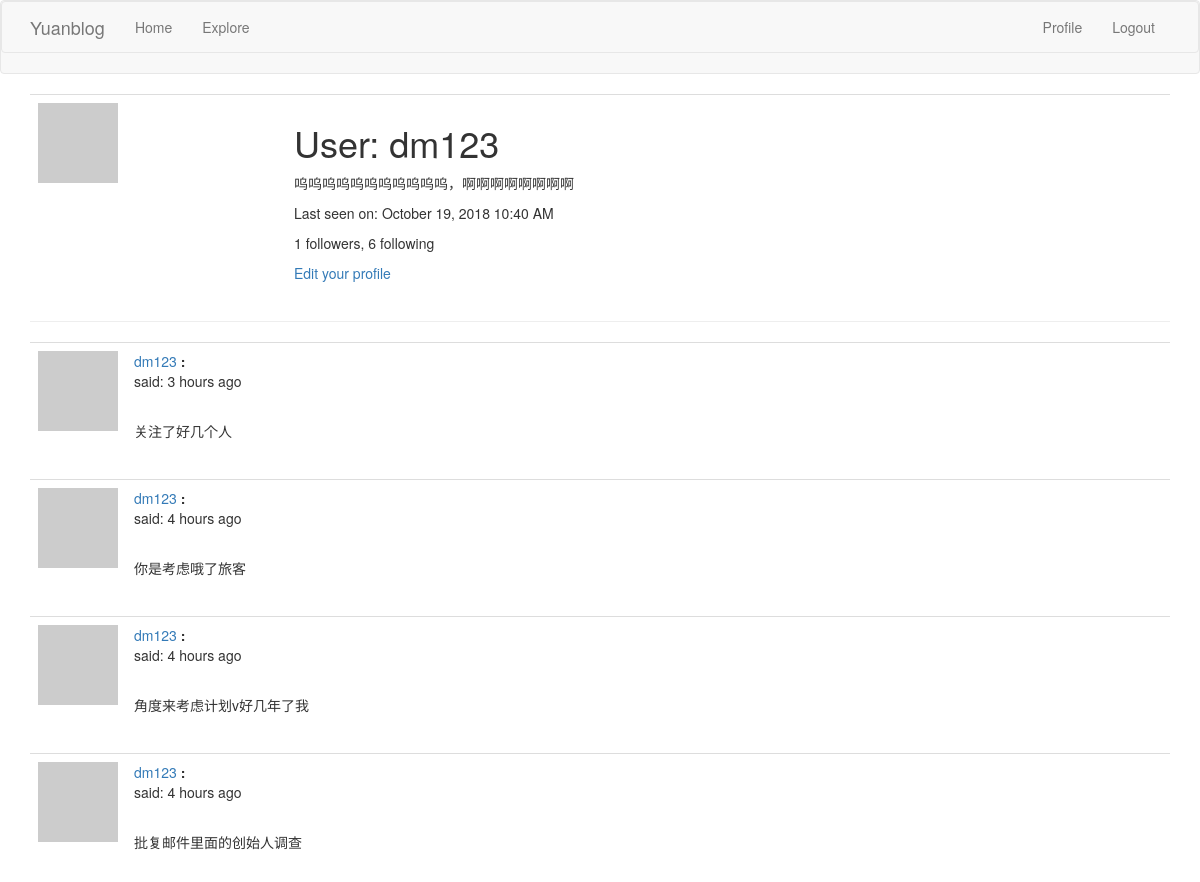
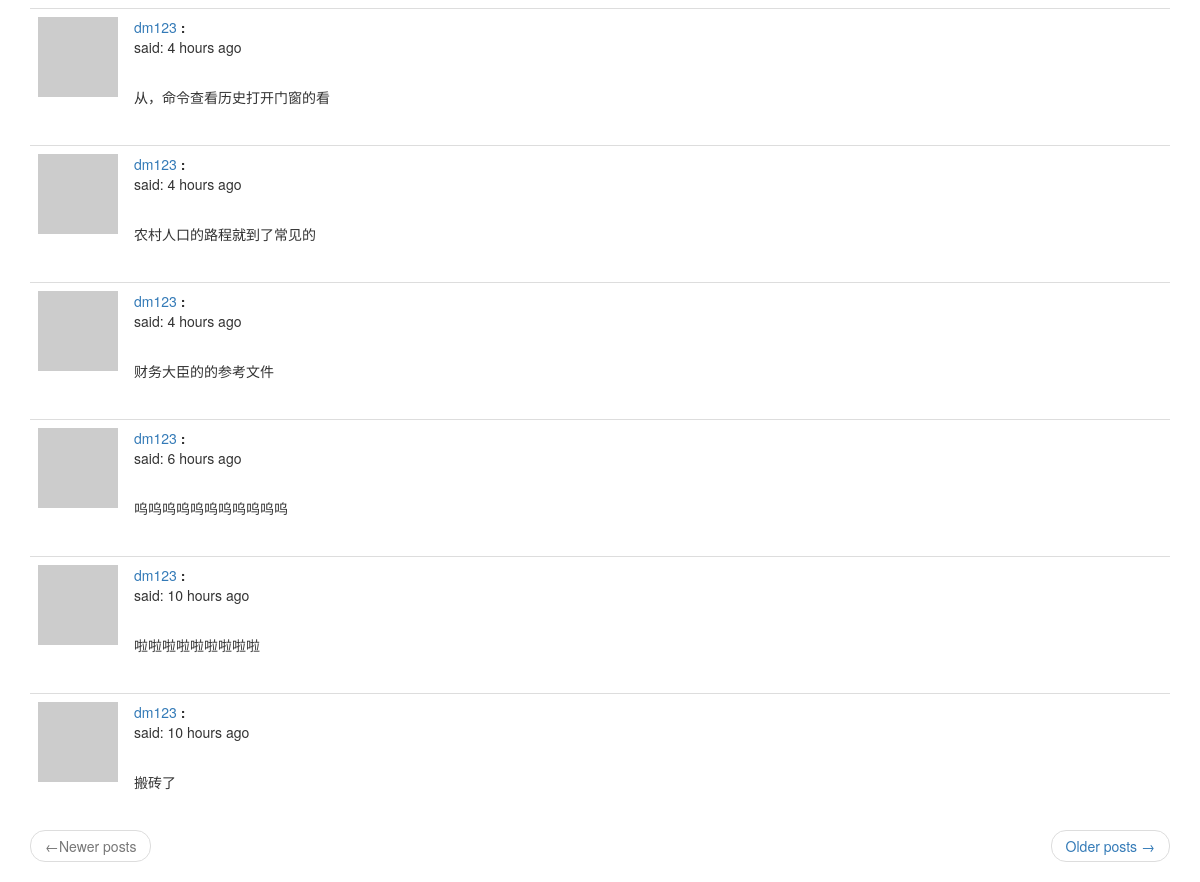
The app's page /user/dm123 (signed in) with its own data (2 pictures, top to bottom).
### app/models.py (models this page shows, shortened)
class User(UserMixin, db.Model):
    id = db.Column(db.Integer, primary_key=True)
    username = db.Column(db.String(64), index=True, unique=True)
    email = db.Column(db.String(128), index=True, unique=True)
    password_hash = db.Column(db.String(128))
    posts = db.relationship('Post', backref='author', lazy='dynamic')
    about_me = db.Column(db.String(140))
    last_date = db.Column(db.DateTime, default=datetime.utcnow)
    followed = db.relationship(
        'User', secondary=followers,
        primaryjoin=(followers.c.follower_id == id),
        secondaryjoin=(followers.c.followed_id == id),
        backref=db.backref('followers', lazy='dynamic'), lazy='dynamic')
    def avatar(self, size):
        digest = hashlib.md5(self.email.lower().encode('utf-8')).hexdigest()
        return 'https://www.gravatar.com/avatar/{}?d=identicon&s={}'.format(digest, size)
    @login.user_loader
    def load_user(id):
        return User.query.get(int(id))

class Post(db.Model):
    id = db.Column(db.Integer, primary_key=True)
    body = db.Column(db.String(140))
    timestamp = db.Column(db.DateTime, index=True, default=datetime.utcnow)
    user_id = db.Column(db.Integer, db.ForeignKey('user.id'))

### app/routes.py (the view)
@app.route('/user/<username>')
@login_required
def user(username):
    user = User.query.filter_by(username=username).first_or_404()
    page = request.args.get('page', 1, type=int)
    posts = user.posts.order_by(Post.timestamp.desc()).paginate(
        page, app.config['POSTS_PER_PAGE'], False)
    next_url = url_for('user', username=user.username, page=posts.next_num) \
        if posts.has_next else None
    prev_url = url_for('user', username=user.username, page=posts.prev_num) \
        if posts.has_prev else None
    return render_template('user.html', user=user, posts=posts.items,
                           next_url=next_url, prev_url=prev_url)

### app/routes.py (called while the page is built)
@app.before_request
def before_request():
    if current_user.is_authenticated:
        current_user.last_date = datetime.utcnow()
        db.session.commit()

### app/templates/user.html
{% extends "base.html" %}
{% block app_content %}
    <table class="table table-hover">
        <tr>
            <td width="256px"><img src="{{ user.avatar(256) }}"></td>
            <td>
                <h1>User: {{ user.username }}</h1>
                {% if user.about_me %}<p>{{ user.about_me }}</p>{% endif %}
                {% if user.last_date %}<p>Last seen on: {{ moment(user.last_date).format('LLL') }}</p>{% endif %}
                <p>{{ user.followers.count() }} followers, {{ user.followed.count() }} following</p>
                {% if user == current_user %}
                <p><a href="{{ url_for('edit_profile') }}">Edit your profile</a></p>
                {% elif not current_user.is_following(user) %}
                <p><a href="{{ url_for('follow', username=user.username) }}">Follow</a></p>
                {% else %}
                <p><a href="{{ url_for('un_follow', username=user.username) }}">UnFollow</a></p>
                {% endif %}
            </td>
        </tr>
    </table>
<hr>
{% for post in posts %}
    {% include '_post.html' %}
{% endfor %}
    <nav aria-label="...">
        <ul class="pager">
            <li class="previous{% if not prev_url %} disabled{% endif %}">
                <a href="{{ prev_url or '#' }}">
                    <span aria-hidden="true">&larr;</span>Newer posts
                </a>
            </li>
            <li class="next{% if not next_url %} disabled{% endif %}">
                <a href="{{ next_url or '#' }}">
                    Older posts <span aria-hidden="true">&rarr;</span>
                </a>
            </li>
        </ul>
    </nav>
{% endblock %}

### app/templates/_post.html
<table class="table table-hover">
    <tr>
        <td width="70px">
            <a href="{{ url_for('user', username=post.author.username) }}">
                <img src="{{ post.author.avatar(70) }}">
            </a>
        </td>
        <td>
            <a href="{{ url_for('user', username=post.author.username) }}">
                    {{ post.author.username }}
                </a><b>:</b>
            <br>
            <p>said: {{ moment(post.timestamp).fromNow() }}</p>
            <br>
            <p>{{ post.body }}</p>
        </td>
    </tr>
</table>

### records on screen
User: username "dm123", about_me "呜呜呜呜呜呜呜呜呜呜呜，啊啊啊啊啊啊啊啊", last_date "October 19, 2018 10:40 AM"
Post: author.username "dm123", timestamp "3 hours ago", body "关注了好几个人"
Post: author.username "dm123", timestamp "4 hours ago", body "你是考虑哦了旅客"
Post: author.username "dm123", timestamp "4 hours ago", body "角度来考虑计划v好几年了我"
Post: author.username "dm123", timestamp "4 hours ago", body "批复邮件里面的创始人调查"
Post: author.username "dm123", timestamp "4 hours ago", body "从，命令查看历史打开门窗的看"
Post: author.username "dm123", timestamp "4 hours ago", body "农村人口的路程就到了常见的"
Post: author.username "dm123", timestamp "4 hours ago", body "财务大臣的的参考文件"
Post: author.username "dm123", timestamp "6 hours ago", body "呜呜呜呜呜呜呜呜呜呜呜"
Post: author.username "dm123", timestamp "10 hours ago", body "啦啦啦啦啦啦啦啦啦"
Post: author.username "dm123", timestamp "10 hours ago", body "搬砖了"

### other values on screen
{{ user.followers.count() }} "1"
{{ user.followed.count() }} "6"
